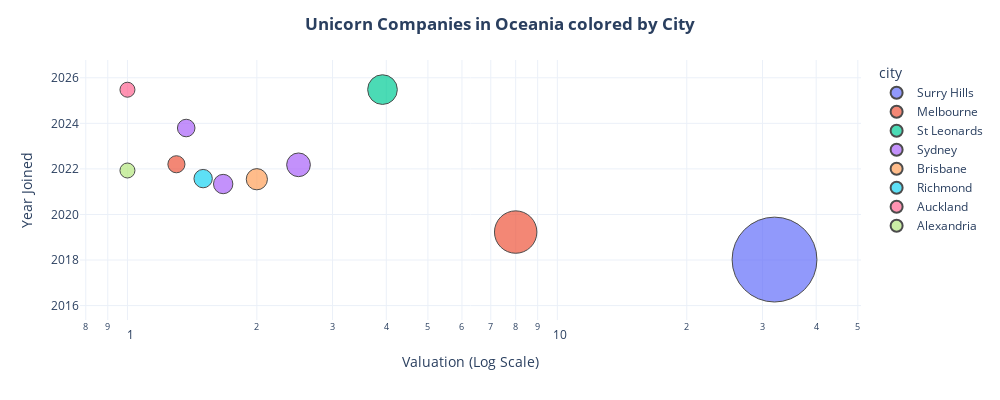

The notebook cell this image was saved under:
### Code cell
fig_bubble = px.scatter(
    df[df['country'].isin(['Australia', 'New Zealand'])], x= 'valuation', y= 'date_joined', size= 'valuation', color= 'city',
    hover_name= 'company', log_x= True, size_max= 60, template= 'plotly_white',
    labels= {'valuation': 'Valuation ($B)', 'date_joined': 'Date Joined'})

fig_bubble.update_traces(marker= dict(line= dict(width= 1, color= 'black'), opacity= 0.7))

fig_bubble.update_layout(width = 1000, height= 400,
    xaxis_title= "Valuation (Log Scale)", yaxis_title= "Year Joined",
    title= {"text": "<b>Unicorn Companies in Oceania colored by City</b>", 'x': 0.5, "xanchor": "center"},
    hoverlabel= dict(bgcolor= "black", font_size= 14))

fig_bubble.show()

### Figure 1 — Plotly figure (JSON) as saved in the notebook; plotly's stock layout.template omitted (floating-point values rounded to 4 significant figures)
{"data": [{"hovertemplate": "<b>%{hovertext}</b><br><br>city=Surry Hills<br>Valuation ($B)=%{marker.size}<br>Date Joined=%{y}<extra></extra>", "hovertext": ["Canva"], "legendgroup": "Surry Hills", "marker": {"color": "#636efa", "line": {"color": "black", "width": 1}, "opacity": 0.7, "size": [32.0], "sizemode": "area", "sizeref": 0.008889, "symbol": "circle"}, "mode": "markers", "name": "Surry Hills", "orientation": "h", "showlegend": true, "type": "scatter", "x": [32.0], "xaxis": "x", "y": ["2018-01-08T00:00:00.000000000"], "yaxis": "y"}, {"hovertemplate": "<b>%{hovertext}</b><br><br>city=Melbourne<br>Valuation ($B)=%{marker.size}<br>Date Joined=%{y}<extra></extra>", "hovertext": ["Airwallex", "LinkTree"], "legendgroup": "Melbourne", "marker": {"color": "#EF553B", "line": {"color": "black", "width": 1}, "opacity": 0.7, "size": [8.0, 1.3], "sizemode": "area", "sizeref": 0.008889, "symbol": "circle"}, "mode": "markers", "name": "Melbourne", "orientation": "h", "showlegend": true, "type": "scatter", "x": [8.0, 1.3], "xaxis": "x", "y": ["2019-03-25T00:00:00.000000000", "2022-03-16T00:00:00.000000000"], "yaxis": "y"}, {"hovertemplate": "<b>%{hovertext}</b><br><br>city=St Leonards<br>Valuation ($B)=%{marker.size}<br>Date Joined=%{y}<extra></extra>", "hovertext": ["firmus"], "legendgroup": "St Leonards", "marker": {"color": "#00cc96", "line": {"color": "black", "width": 1}, "opacity": 0.7, "size": [3.92], "sizemode": "area", "sizeref": 0.008889, "symbol": "circle"}, "mode": "markers", "name": "St Leonards", "orientation": "h", "showlegend": true, "type": "scatter", "x": [3.92], "xaxis": "x", "y": ["2025-06-25T00:00:00.000000000"], "yaxis": "y"}, {"hovertemplate": "<b>%{hovertext}</b><br><br>city=Sydney<br>Valuation ($B)=%{marker.size}<br>Date Joined=%{y}<extra></extra>", "hovertext": ["Immutable", "SafetyCulture", "Employment Hero"], "legendgroup": "Sydney", "marker": {"color": "#ab63fa", "line": {"color": "black", "width": 1}, "opacity": 0.7, "size": [2.5, 1.67, 1.37], "sizemode": "area", "sizeref": 0.008889, "symbol": "circle"}, "mode": "markers", "name": "Sydney", "orientation": "h", "showlegend": true, "type": "scatter", "x": [2.5, 1.67, 1.37], "xaxis": "x", "y": ["2022-03-07T00:00:00.000000000", "2021-05-03T00:00:00.000000000", "2023-10-18T00:00:00.000000000"], "yaxis": "y"}, {"hovertemplate": "<b>%{hovertext}</b><br><br>city=Brisbane<br>Valuation ($B)=%{marker.size}<br>Date Joined=%{y}<extra></extra>", "hovertext": ["GO1"], "legendgroup": "Brisbane", "marker": {"color": "#FFA15A", "line": {"color": "black", "width": 1}, "opacity": 0.7, "size": [2.0], "sizemode": "area", "sizeref": 0.008889, "symbol": "circle"}, "mode": "markers", "name": "Brisbane", "orientation": "h", "showlegend": true, "type": "scatter", "x": [2.0], "xaxis": "x", "y": ["2021-07-19T00:00:00.000000000"], "yaxis": "y"}, {"hovertemplate": "<b>%{hovertext}</b><br><br>city=Richmond<br>Valuation ($B)=%{marker.size}<br>Date Joined=%{y}<extra></extra>", "hovertext": ["Culture Amp"], "legendgroup": "Richmond", "marker": {"color": "#19d3f3", "line": {"color": "black", "width": 1}, "opacity": 0.7, "size": [1.5], "sizemode": "area", "sizeref": 0.008889, "symbol": "circle"}, "mode": "markers", "name": "Richmond", "orientation": "h", "showlegend": true, "type": "scatter", "x": [1.5], "xaxis": "x", "y": ["2021-07-29T00:00:00.000000000"], "yaxis": "y"}, {"hovertemplate": "<b>%{hovertext}</b><br><br>city=Auckland<br>Valuation ($B)=%{marker.size}<br>Date Joined=%{y}<extra></extra>", "hovertext": ["Halter"], "legendgroup": "Auckland", "marker": {"color": "#FF6692", "line": {"color": "black", "width": 1}, "opacity": 0.7, "size": [1.0], "sizemode": "area", "sizeref": 0.008889, "symbol": "circle"}, "mode": "markers", "name": "Auckland", "orientation": "h", "showlegend": true, "type": "scatter", "x": [1.0], "xaxis": "x", "y": ["2025-06-23T00:00:00.000000000"], "yaxis": "y"}, {"hovertemplate": "<b>%{hovertext}</b><br><br>city=Alexandria<br>Valuation ($B)=%{marker.size}<br>Date Joined=%{y}<extra></extra>", "hovertext": ["Pet Circle"], "legendgroup": "Alexandria", "marker": {"color": "#B6E880", "line": {"color": "black", "width": 1}, "opacity": 0.7, "size": [1.0], "sizemode": "area", "sizeref": 0.008889, "symbol": "circle"}, "mode": "markers", "name": "Alexandria", "orientation": "h", "showlegend": true, "type": "scatter", "x": [1.0], "xaxis": "x", "y": ["2021-12-06T00:00:00.000000000"], "yaxis": "y"}], "layout": {"height": 400, "hoverlabel": {"bgcolor": "black", "font": {"size": 14}}, "legend": {"itemsizing": "constant", "title": {"text": "city"}, "tracegroupgap": 0}, "margin": {"t": 60}, "title": {"text": "<b>Unicorn Companies in Oceania colored by City</b>", "x": 0.5, "xanchor": "center"}, "width": 1000, "xaxis": {"anchor": "y", "domain": [0, 1], "title": {"text": "Valuation (Log Scale)"}, "type": "log"}, "yaxis": {"anchor": "x", "domain": [0, 1], "title": {"text": "Year Joined"}}}}
